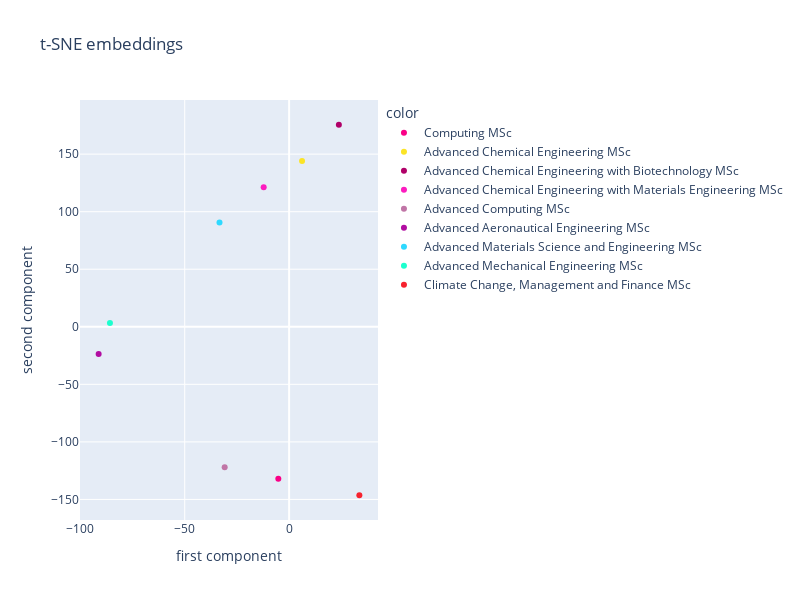

Notebook source saved alongside this figure:
### Code cell
from sklearn.manifold import TSNE
import plotly.express as px
import plotly
prefers = [
    # "I like apple",
    # "I like fruit",
    # "I don't like apple",
    # "I don't like fruit",
    "Computing MSc",
    "Advanced Chemical Engineering MSc",
    "Advanced Chemical Engineering with Biotechnology MSc",
    "Advanced Chemical Engineering with Materials Engineering MSc",
    "Advanced Computing MSc",
    "Advanced Aeronautical Engineering MSc",
    "Advanced Materials Science and Engineering MSc",
    "Advanced Mechanical Engineering MSc",
    "Climate Change, Management and Finance MSc",
]

# 2. Calculate embeddings by calling model.encode()
embeddings = model.encode([f'{m}' for m in prefers])
print(embeddings.shape)
# [3, 384]

# 3. Calculate the embedding similarities
similarities = model.similarity(embeddings, embeddings)
print(similarities)
embeddings_array = embeddings
tsne_model = TSNE(n_components=2, perplexity=2, random_state=42)
tsne_embeddings_values = tsne_model.fit_transform(embeddings_array)

fig = px.scatter(
    x = tsne_embeddings_values[:,0], 
    y = tsne_embeddings_values[:,1],
    color = prefers,
    hover_name = prefers,
    title = 't-SNE embeddings', width = 800, height = 600,
    color_discrete_sequence = plotly.colors.qualitative.Alphabet_r
)

fig.update_layout(
    xaxis_title = 'first component', 
    yaxis_title = 'second component')
fig.show()

### Figure 1 — Plotly figure (JSON) as saved in the notebook; plotly's stock layout.template omitted (floating-point values rounded to 4 significant figures)
{"data": [{"hovertemplate": "<b>%{hovertext}</b><br><br>color=Computing MSc<br>x=%{x}<br>y=%{y}<extra></extra>", "hovertext": ["Computing MSc"], "legendgroup": "Computing MSc", "marker": {"color": "#FA0087", "symbol": "circle"}, "mode": "markers", "name": "Computing MSc", "orientation": "v", "showlegend": true, "type": "scatter", "x": [-5.173], "xaxis": "x", "y": [-132.1], "yaxis": "y"}, {"hovertemplate": "<b>%{hovertext}</b><br><br>color=Advanced Chemical Engineering MSc<br>x=%{x}<br>y=%{y}<extra></extra>", "hovertext": ["Advanced Chemical Engineering MSc"], "legendgroup": "Advanced Chemical Engineering MSc", "marker": {"color": "#FBE426", "symbol": "circle"}, "mode": "markers", "name": "Advanced Chemical Engineering MSc", "orientation": "v", "showlegend": true, "type": "scatter", "x": [6.197], "xaxis": "x", "y": [144.1], "yaxis": "y"}, {"hovertemplate": "<b>%{hovertext}</b><br><br>color=Advanced Chemical Engineering with Biotechnology MSc<br>x=%{x}<br>y=%{y}<extra></extra>", "hovertext": ["Advanced Chemical Engineering with Biotechnology MSc"], "legendgroup": "Advanced Chemical Engineering with Biotechnology MSc", "marker": {"color": "#B00068", "symbol": "circle"}, "mode": "markers", "name": "Advanced Chemical Engineering with Biotechnology MSc", "orientation": "v", "showlegend": true, "type": "scatter", "x": [23.82], "xaxis": "x", "y": [175.5], "yaxis": "y"}, {"hovertemplate": "<b>%{hovertext}</b><br><br>color=Advanced Chemical Engineering with Materials Engineering MSc<br>x=%{x}<br>y=%{y}<extra></extra>", "hovertext": ["Advanced Chemical Engineering with Materials Engineering MSc"], "legendgroup": "Advanced Chemical Engineering with Materials Engineering MSc", "marker": {"color": "#FC1CBF", "symbol": "circle"}, "mode": "markers", "name": "Advanced Chemical Engineering with Materials Engineering MSc", "orientation": "v", "showlegend": true, "type": "scatter", "x": [-12.18], "xaxis": "x", "y": [121.2], "yaxis": "y"}, {"hovertemplate": "<b>%{hovertext}</b><br><br>color=Advanced Computing MSc<br>x=%{x}<br>y=%{y}<extra></extra>", "hovertext": ["Advanced Computing MSc"], "legendgroup": "Advanced Computing MSc", "marker": {"color": "#C075A6", "symbol": "circle"}, "mode": "markers", "name": "Advanced Computing MSc", "orientation": "v", "showlegend": true, "type": "scatter", "x": [-30.86], "xaxis": "x", "y": [-121.9], "yaxis": "y"}, {"hovertemplate": "<b>%{hovertext}</b><br><br>color=Advanced Aeronautical Engineering MSc<br>x=%{x}<br>y=%{y}<extra></extra>", "hovertext": ["Advanced Aeronautical Engineering MSc"], "legendgroup": "Advanced Aeronautical Engineering MSc", "marker": {"color": "#B10DA1", "symbol": "circle"}, "mode": "markers", "name": "Advanced Aeronautical Engineering MSc", "orientation": "v", "showlegend": true, "type": "scatter", "x": [-91.21], "xaxis": "x", "y": [-23.68], "yaxis": "y"}, {"hovertemplate": "<b>%{hovertext}</b><br><br>color=Advanced Materials Science and Engineering MSc<br>x=%{x}<br>y=%{y}<extra></extra>", "hovertext": ["Advanced Materials Science and Engineering MSc"], "legendgroup": "Advanced Materials Science and Engineering MSc", "marker": {"color": "#2ED9FF", "symbol": "circle"}, "mode": "markers", "name": "Advanced Materials Science and Engineering MSc", "orientation": "v", "showlegend": true, "type": "scatter", "x": [-33.33], "xaxis": "x", "y": [90.68], "yaxis": "y"}, {"hovertemplate": "<b>%{hovertext}</b><br><br>color=Advanced Mechanical Engineering MSc<br>x=%{x}<br>y=%{y}<extra></extra>", "hovertext": ["Advanced Mechanical Engineering MSc"], "legendgroup": "Advanced Mechanical Engineering MSc", "marker": {"color": "#1CFFCE", "symbol": "circle"}, "mode": "markers", "name": "Advanced Mechanical Engineering MSc", "orientation": "v", "showlegend": true, "type": "scatter", "x": [-85.79], "xaxis": "x", "y": [3.192], "yaxis": "y"}, {"hovertemplate": "<b>%{hovertext}</b><br><br>color=Climate Change, Management and Finance MSc<br>x=%{x}<br>y=%{y}<extra></extra>", "hovertext": ["Climate Change, Management and Finance MSc"], "legendgroup": "Climate Change, Management and Finance MSc", "marker": {"color": "#F6222E", "symbol": "circle"}, "mode": "markers", "name": "Climate Change, Management and Finance MSc", "orientation": "v", "showlegend": true, "type": "scatter", "x": [33.64], "xaxis": "x", "y": [-146.4], "yaxis": "y"}], "layout": {"height": 600, "legend": {"title": {"text": "color"}, "tracegroupgap": 0}, "title": {"text": "t-SNE embeddings"}, "width": 800, "xaxis": {"anchor": "y", "autorange": true, "domain": [0, 1], "range": [-100.3, 42.77], "title": {"text": "first component"}, "type": "linear"}, "yaxis": {"anchor": "x", "autorange": true, "domain": [0, 1], "range": [-167.9, 197.0], "title": {"text": "second component"}, "type": "linear"}}}
